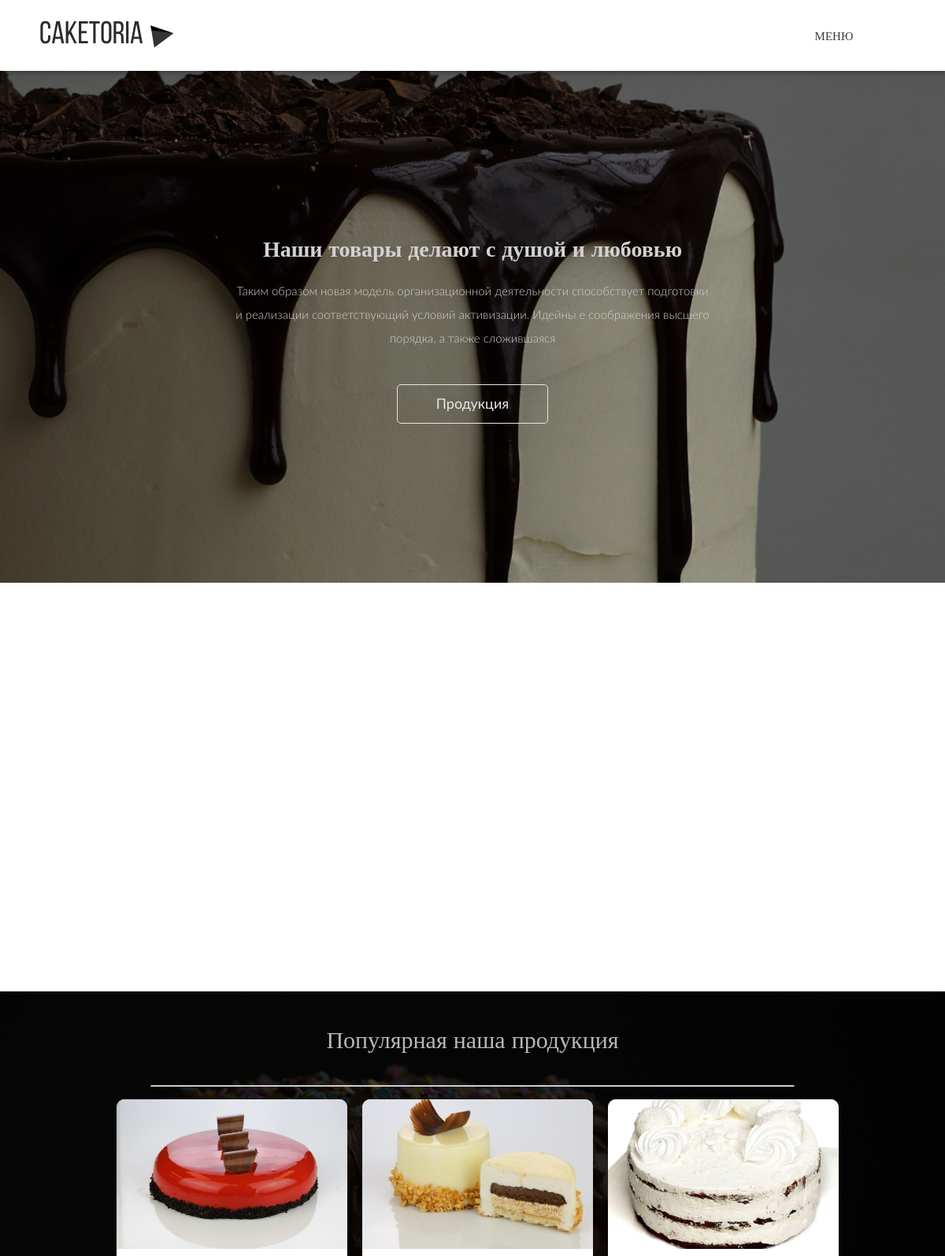
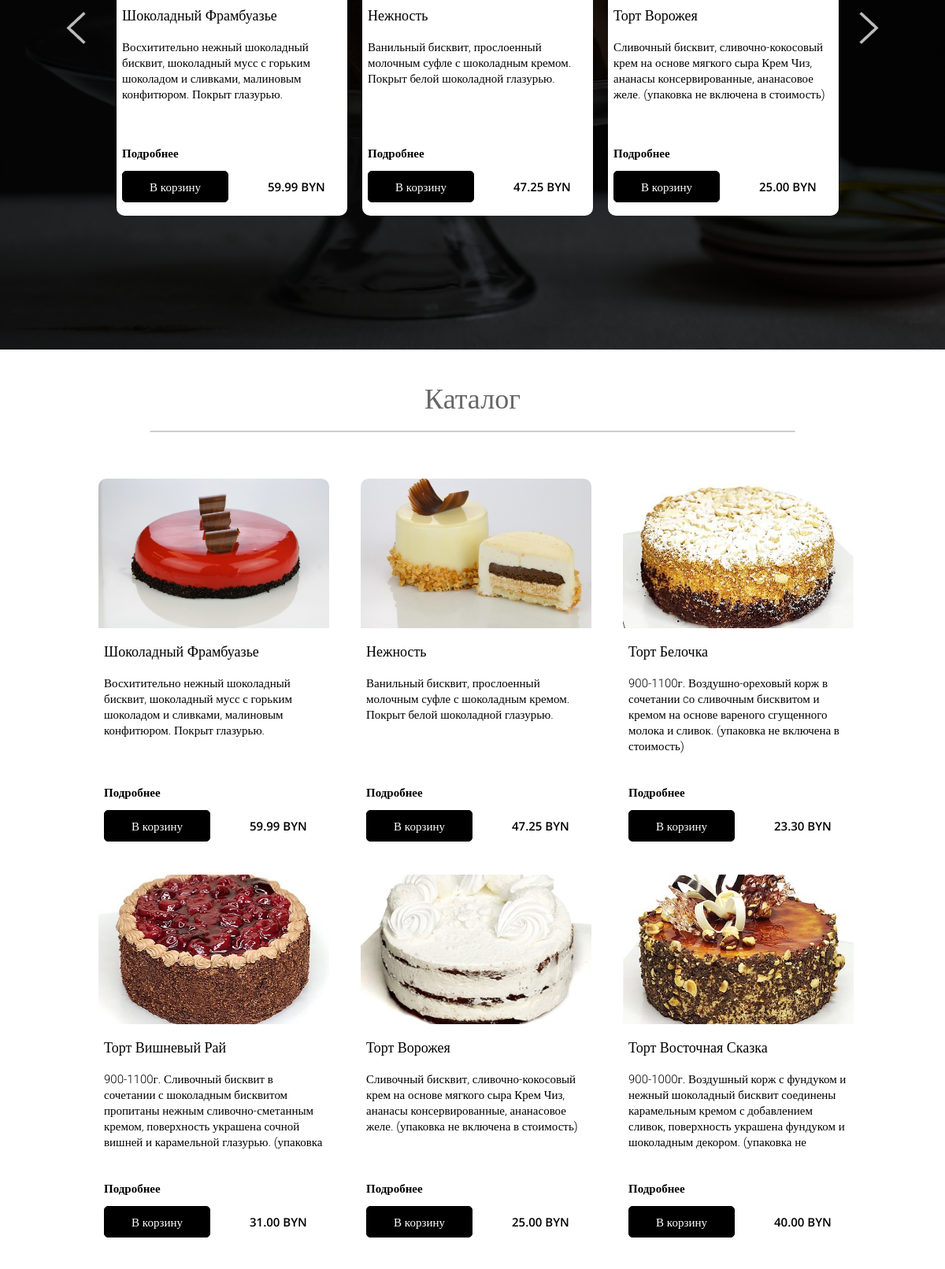
The page / (upper part) on the database its author committed (2 pictures, top to bottom).
### tables this page shows
CREATE TABLE `Product` (
  `ID` int NOT NULL,
  `Name` varchar(100) NOT NULL,
  `Price` decimal(5,2) NOT NULL,
  `ID_img` int NOT NULL,
  `ID_desc` int NOT NULL
);

CREATE TABLE `Description` (
  `ID` int NOT NULL,
  `Small_desc` varchar(255) NOT NULL,
  `Huge_desc` text NOT NULL
);

CREATE TABLE `Images` (
  `ID` int NOT NULL,
  `Path_img` varchar(200) NOT NULL
);

### index.php (the view, shortened to what this page needs)
<?php include "ajax/getInfoFromBd.php"; ?>
<!DOCTYPE html>
<html lang="en">
<head>
    <link rel="stylesheet" href="/css/main.css">
    <link rel="stylesheet" href="/css/modalView.css">
    <link rel="stylesheet" href="/fonts/bebasneue/bebasneue.css">
    <link rel="stylesheet" href="/fonts/lato/lato.css">
    <link rel="stylesheet" href="/fonts/montserrat/montserrat.css">
    <link rel="stylesheet" href="/fonts/OpenSans/opensans.css">
</head>
<body>
    <header>
        <div class="container">
            <div class="header">
                <div class="header_titile">
                    <div class="LOGO">
                        <a href="">Caketoria</a>
                        <img src="img/LOGO.svg"/>
                    </div>
                </div>
                <div class="menuAdaptiv">
                    <a href="" class="menuAdaptivBtn">МЕНЮ</a>
                </div>
            </div>
        </div>
    </header>
    <section>
            <div class="containers">
                <div class="main-window">
                    <div class="mainTxtOnWin">
                        <p class="maintxt">Наши товары делают с душой и любовью</p>
                            <p class="undertxt_of_maintxt">Таким образом новая модель организационной
                                деятельности способствует подготовки и реализации соответствующий
                                условий активизации. Идейны
                                е соображения высшего порядка, а также сложившаяся </p>
                                <div class="Products">
                                    <a href="#Katalog">Продукция</a>
                                </div>
                    </div>
                </div>
            </div>
    </section>
    <section>
        <div class="container">
        </div>
    </section>
    <section >
        <div class="containers"  id="KatalogTheBest">
            <div class="KatalogTheBest" id="sliderBlock" >
                <div class="BloclForCentralize" id="PopularProducts">
                    <p>Популярная наша продукция</p>
                    <hr>
                </div>
                <div class="container">
                    <div class="centerItem" id="sliderBlock">
                        <div class="ArrowToTheLeft">
                            <img src="./img/ArrowToTheLeft.png">
                        </div>
                        <div class="slider">
                            <div class="sliderLine">
                                <?php
                                    $products = mysqli_query($mysqli, "SELECT p.ID, p.Name, p.Price, ima.Path_img, dsc.Small_desc from Product p join Popular_product pop on p.ID = pop.ID_regularProduct join Description dsc on p.ID_desc = dsc.ID join Images ima on p.ID_img = ima.ID WHERE p.ID = pop.ID_regularProduct;");
                                    $products = mysqli_fetch_all($products);
                                    foreach($products as $prod)
                                    {
                                ?>
                                    <div class="SliderWithItems">
                                        <div class="ItemsSleder">
                                            <img class="PhotoForItemsSlider" id="PhotoForItemsSliderId" src="<?= $prod[3] ?>">
                                            <div class="CenterItemHere">
                                                <h1 class="itemTitileProd"><?= $prod[1]?></h1>
                                                <p class="itemDescProd"><?= $prod[4]?></p>
                                            </div>
                                            <div class="butomTtemsHere">
                                                <a href="#" class="More" id="<?php echo($prod[0])?>">Подробнее</a>
                                                    <div class="btnCartAndPrice">
                                                        <div class="btn_Cart">
                                                            <a href="#">В корзину</a>
                                                        </div>
                                                        <p class="itemPriceProd"><?= $prod[2]?> BYN</p>
                                                    </div>
                                            </div>
                                        </div>
                                    </div>
                                <? } ?>
                            </div>
                        </div>
                        <div class="ArrowToTheRigth">
                            <img src="./img/ArrowToTheRigth.png">
                        </div>
                    </div>
                </div>
            </div>
        </div>
    </section>
    <section>
        <div class="container" id="Katalog">
            <div class="Katalog" >
                <div class="BloclForCentralize" id="mainCatalog">
                    <p>Каталог</p>
                    <hr>
                </div>
                <div class="rowItems">
                    <div class="wraper">
                        <?php
                            $products = mysqli_query($mysqli, "SELECT Product.ID, Images.Path_img, Product.Name, Product.Price, Description.Small_desc FROM `Images`, `Product`, `Description` WHERE Product.ID_img = Images.ID AND Product.ID_desc = Description.ID;");
                            $products = mysqli_fetch_all($products);
                            foreach($products as $prod)
                            {
                        ?>
                        <div class="SliderWithItems">
                            <div class="ItemsSleder">
                                    <img class="PhotoForItemsSlider" src="<?= $prod[1]?>">
                                    <div class="CenterItemHere">
                                        <h1 class="itemTitileProd"><?= $prod[2]?></h1>
                                        <p class="itemDescProd"><?= $prod[4]?></p>
                                    </div>
                                    <div class="butomTtemsHere">
                                        <a href="#" class="More" id="<?php echo($prod[0])?>">Подробнее</a>
                                            <div class="btnCartAndPrice">
                                                <div class="btn_Cart">
                                                    <a href="#">В корзину</a>
                                                </div>
                                                <p class="itemPriceProd"><?= $prod[3]?> BYN</p>
                                            </div>
                                    </div>
                            </div>
                        </div>
                        <? } ?>
                    </div>
                </div>
            </div>
        </div>
    </section>
</body>
</html>

### rows shown on the page
product: shows a picture, Name "Шоколадный Фрамбуазье", ID_desc.Small_desc "Восхитительно нежный шоколадный бисквит, шоколадный мусс с горьким шоколадом и сливками, малиновым конфитюром. Покрыт глазурью.", Price "59.99"
product: shows a picture, Name "Нежность", ID_desc.Small_desc "Ванильный бисквит, прослоенный молочным суфле с шоколадным кремом. Покрыт белой шоколадной глазурью.", Price "47.25"
product: shows a picture, Name "Торт Ворожея", ID_desc.Small_desc "Сливочный бисквит, сливочно-кокосовый крем на основе мягкого сыра Крем Чиз, ананасы консервированные, ананасовое желе. (упаковка не включена в стоимость)", Price "25.00"
product: shows a picture, Name "Торт Белочка", ID_desc.Small_desc "900-1100г. Воздушно-ореховый корж в сочетании cо сливочным бисквитом и кремом на основе вареного сгущенного молока и сливок. (упаковка не включена в стоимость)", Price "23.30"
product: shows a picture, Name "Торт Вишневый Рай", ID_desc.Small_desc "900-1100г. Сливочный бисквит в сочетании с шоколадным бисквитом пропитаны нежным сливочно-сметанным кремом, поверхность украшена сочной вишней и карамельной глазурью. (упаковка…", Price "31.00"
product: ID_img.Path_img (picture), Name "Торт Восточная Сказка", ID_desc.Small_desc "900-1000г. Воздушный корж с фундуком и нежный шоколадный бисквит соединены карамельным кремом с добавлением сливок, поверхность украшена фундуком и шоколадным декором. (упаковка не…", Price "40.00"
